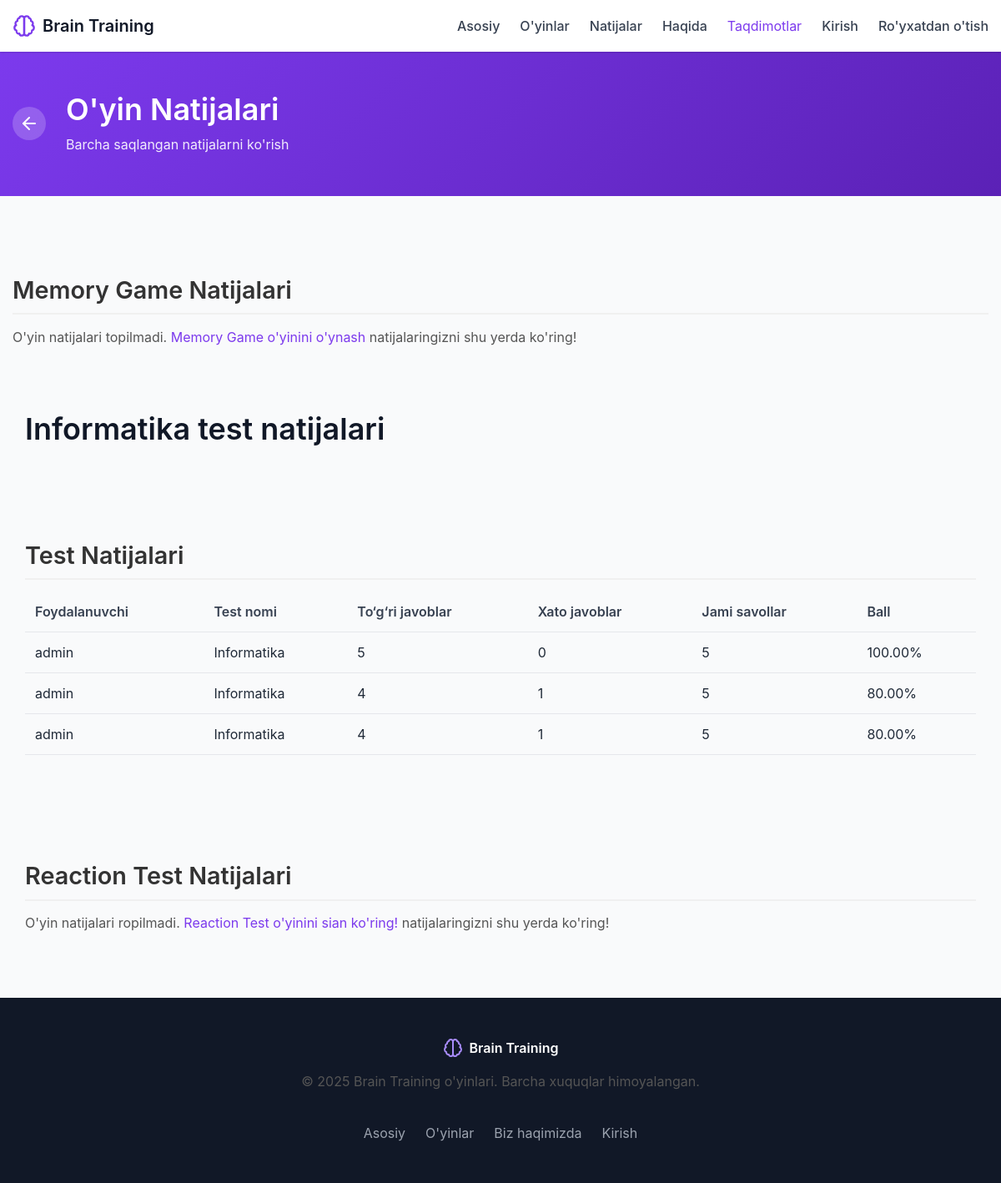
Page /games/results/ on the committed database.
### brainapp/models.py (models this page shows, shortened)
class UserResult(models.Model):
    user = models.ForeignKey(to=User, on_delete=models.CASCADE, verbose_name="Foydalanuvchi")
    test = models.ForeignKey(to = TestInformation, on_delete=models.CASCADE, verbose_name="Test")
    test_count = models.PositiveIntegerField(verbose_name="Savollar soni")
    correct = models.PositiveIntegerField(verbose_name="To'gri javoblar soni")
    wrong = models.PositiveIntegerField(verbose_name="Xato javoblar soni")
    ball = models.DecimalField(max_digits=5, decimal_places=2, verbose_name="Ball")
    created_at = models.DateTimeField(auto_now_add=True, verbose_name="Vaqti")
    class Meta:
        verbose_name = "Foydalanuvchilar natijalari"
        verbose_name_plural = verbose_name

class TestInformation(models.Model):
    tes_direction = models.CharField(max_length=200, verbose_name="Test yo'nalishi")
    class Meta:
        verbose_name = "Test ma'lumoti"
        verbose_name_plural = "Test ma'lumotlari"

### brainapp/views.py (the view)
# urls.py: path('games/results/', views.game_results_list, name='game_results_list'),
def game_results_list(request):
    memory_results = MemoryGameResult.objects.all()[:10]
    reaction_results = ReactionTestResult.objects.all()[:10]
    user_test_results = UserResult.objects.select_related('user', 'test') \
        .order_by('-ball')[:10]  # '-' belgisi kamayish tartibini bildiradi
    context = {
        'memory_results': memory_results,
        'reaction_results': reaction_results,
        'user_test_results' : user_test_results
    }
    return render(request, 'game_results_list.html', context)

### templates/game_results_list.html (shortened to what this page needs)
{% extends 'base.html' %}
{% block content %}
<header class="game-header purple-gradient">
    <div class="container">
        <div class="game-header-content">
            <a href="{% url 'games_list' %}" class="back-button">
                <svg xmlns="http://www.w3.org/2000/svg" width="24" height="24" viewBox="0 0 24 24" fill="none"
                    stroke="currentColor" stroke-width="2" stroke-linecap="round" stroke-linejoin="round">
                    <path d="m12 19-7-7 7-7"></path>
                    <path d="M19 12H5"></path>
                </svg>
            </a>
            <div>
                <h1>O'yin Natijalari</h1>
                <p>Barcha saqlangan natijalarni ko'rish</p>
            </div>
        </div>
    </div>
</header>
<main class="container game-container">
    <div class="results-section">
        <h2>Memory Game Natijalari</h2>
        {% if memory_results %}
        <div class="results-table">
            <table class="table">
                <thead>
                    <tr>
                        <th>Foydalanuvchi</th>
                        <th>Vaqt</th>
                        <th>Harakatlar</th>
                        <th>Qiyinlik darajasi</th>
                        <th>DatSanae</th>
                    </tr>
                </thead>
                <tbody>
                    {% for result in memory_results %}
                    <tr>
                        <td>{% if result.user %}{{ result.user.username }}{% else %}Anonymous{% endif %}</td>
                        <td>{{ result.time }}</td>
                        <td>{{ result.moves }}</td>
                        <td>{{ result.difficulty|title }}</td>
                        <td>{{ result.created_at|date:"M d, Y H:i" }}</td>
                    </tr>
                    {% endfor %}
                </tbody>
            </table>
        </div>
        {% else %}
        <p>O'yin natijalari topilmadi. <a href="{% url 'memory_game' %}">Memory Game o'yinini o'ynash</a>
            natijalaringizni shu yerda ko'ring!</p>
        {% endif %}
    </div>
    <div class="container py-5">
        <h1 class="mb-4">Informatika test natijalari</h1>
        <div class="results-section mt-5">
            <h2>Test Natijalari</h2>
            {% if user_test_results %}
            <div class="results-table">
                <table class="table table-bordered">
                    <thead class="table-light">
                        <tr>
                            <th>Foydalanuvchi</th>
                            <th>Test nomi</th>
                            <th>To‘g‘ri javoblar</th>
                            <th>Xato javoblar</th>
                            <th>Jami savollar</th>
                            <th>Ball</th>
                        </tr>
                    </thead>
                    <tbody>
                        {% for result in user_test_results %}
                        <tr>
                            <td>{{ result.user.username }}</td>
                            <td>{{ result.test.tes_direction}}</td>
                            <td>{{ result.correct }}</td>
                            <td>{{ result.wrong }}</td>
                            <td>{{ result.test_count }}</td>
                            <td>{{ result.ball }}%</td>
                        </tr>
                        {% endfor %}
                    </tbody>
                </table>
            </div>
            {% else %}
            <p>Test natijalari mavjud emas.</p>
            {% endif %}
        </div>
    <div class="results-section">
        <h2>Reaction Test Natijalari</h2>
        {% if reaction_results %}
        <div class="results-table">
            <table class="table">
                <thead>
                    <tr>
                        <th>Foydalanuvchi</th>
                        <th>Eng Qisqa Vaqt (ms)</th>
                        <th>O'rtacha Vaqt (ms)</th>
                        <th>Urinishlar</th>
                        <th>Sana</th>
                    </tr>
                </thead>
                <tbody>
                    {% for result in reaction_results %}
                    <tr>
                        <td>{% if result.user %}{{ result.user.username }}{% else %}Anonymous{% endif %}</td>
                        <td>{{ result.reaction_time }}</td>
                        <td>{{ result.average_time }}</td>
                        <td>{{ result.attempts }}</td>
                        <td>{{ result.created_at|date:"M d, Y H:i" }}</td>
                    </tr>
                    {% endfor %}
                </tbody>
            </table>
        </div>
        {% else %}
        <p>O'yin natijalari ropilmadi. <a href="{% url 'reaction_test' %}">Reaction Test o'yinini sian ko'ring!</a>
            natijalaringizni shu yerda ko'ring!</p>
        {% endif %}
    </div>
</main>
{% endblock %}

### static/css/main.css (style rules this page uses)
:root { --purple-50: #f5f3ff; --purple-100: #ede9fe; --purple-200: #ddd6fe; --purple-300: #c4b5fd; --purple-400: #a78bfa; --purple-500: #8b5cf6; --purple-600: #7c3aed; --purple-700: #6d28d9; --purple-800: #5b21b6; --purple-900: #4c1d95; --green-50: #ecfdf5; --green-100: #d1fae5; --green-200: #a7f3d0; --green-300: #6ee7b7; --green-400: #34d399; --green-500: #10b981; --green-600: #059669; --green-700: #047857; --green-800: #065f46; --green-900: #064e3b; --red-50: #fef2f2; --red-100: #fee2e2; --red-200: #fecaca; --red-300: #fca5a5; --red-400: #f87171; --red-500: #ef4444; --red-600: #dc2626; --red-700: #b91c1c; --red-800: #991b1b; --red-900: #7f1d1d; --gray-50: #f9fafb; --gray-100: #f3f4f6; --gray-200: #e5e7eb; --gray-300: #d1d5db; --gray-400: #9ca3af; --gray-500: #6b7280; --gray-600: #4b5563; --gray-700: #374151; --gray-800: #1f2937; --gray-900: #111827; --spacing-1: 0.25rem; --spacing-2: 0.5rem; --spacing-3: 0.75rem; --spacing-4: 1rem; --spacing-5: 1.25rem; --spacing-6: 1.5rem; --spacing-8: 2rem; --spacing-10: 2.5rem; --spacing-12: 3rem; --spacing-16: 4rem; --spacing-20: 5rem; --radius-sm: 0.125rem; --radius: 0.25rem; --radius-md: 0.375rem; --radius-lg: 0.5rem; --radius-xl: 0.75rem; --radius-2xl: 1rem; --shadow-sm: 0 1px 2px 0 rgba(0, 0, 0, 0.05); --shadow: 0 1px 3px 0 rgba(0, 0, 0, 0.1), 0 1px 2px 0 rgba(0, 0, 0, 0.06); --shadow-md: 0 4px 6px -1px rgba(0, 0, 0, 0.1), 0 2px 4px -1px rgba(0, 0, 0, 0.06); --shadow-lg: 0 10px 15px -3px rgba(0, 0, 0, 0.1), 0 4px 6px -2px rgba(0, 0, 0, 0.05); }
* { margin: 0; padding: 0; box-sizing: border-box; }
body { font-family: "Inter", -apple-system, BlinkMacSystemFont, "Segoe UI", Roboto, Oxygen, Ubuntu, Cantarell, "Open Sans", "Helvetica Neue", sans-serif; line-height: 1.5; color: var(--gray-800); background-color: var(--gray-50); }
a { color: var(--purple-600); text-decoration: none; transition: color 0.2s ease; }
h1, h2, h3, h4, h5, h6 { margin-bottom: 0.5em; font-weight: 600; line-height: 1.2; color: var(--gray-900); }
h1 { font-size: 2.25rem; }
h2 { font-size: 1.875rem; }
p { margin-bottom: 1rem; }
.container { width: 100%; max-width: 1200px; margin: 0 auto; padding: 0 1rem; }
.game-container { padding-top: 2rem; padding-bottom: 4rem; }
.game-header, .page-header, .profile-header { padding: 3rem 0; margin-bottom: 2rem; color: white; }
.purple-gradient { background: linear-gradient(135deg, var(--purple-600) 0%, var(--purple-800) 100%); }
.game-header-content, .page-header-content, .profile-header-content { display: flex; align-items: center; gap: 1.5rem; }
.back-button { display: flex; align-items: center; justify-content: center; width: 40px; height: 40px; background-color: rgba(255, 255, 255, 0.2); border-radius: 50%; color: white; transition: background-color 0.2s ease; }
.game-header h1, .page-header h1, .profile-header h1 { color: white; margin-bottom: 0.5rem; display: flex; align-items: center; }
.game-header p, .page-header p, .profile-header p { color: rgba(255, 255, 255, 0.9); margin-bottom: 0; }
.table { width: 100%; border-collapse: collapse; }
.table th, .table td { padding: 0.75rem; text-align: left; border-bottom: 1px solid var(--gray-200); }
.table th { font-weight: 600; color: var(--gray-700); background-color: var(--gray-50); }
.results-section { padding: 4rem 0; background-color: var(--gray-50); }
.container { max-width: 1200px; margin: 0 auto; padding: 0 15px; }
h2 { color: #333; font-size: 1.8rem; font-weight: 600; border-bottom: 2px solid #f0f0f0; padding-bottom: 10px; }
p { font-size: 1rem; line-height: 1.6; margin-bottom: 12px; color: #555; }
.mt-5 { margin-top: 3rem; }
.mb-4 { margin-bottom: 1.5rem; }

### rows in the picture
UserResult: user.username "admin", test.tes_direction "Informatika", correct "5", wrong "0", test_count "5", ball "100.00"
UserResult: user.username "admin", test.tes_direction "Informatika", correct "4", wrong "1", test_count "5", ball "80.00"
UserResult: user.username "admin", test.tes_direction "Informatika", correct "4", wrong "1", test_count "5", ball "80.00"
